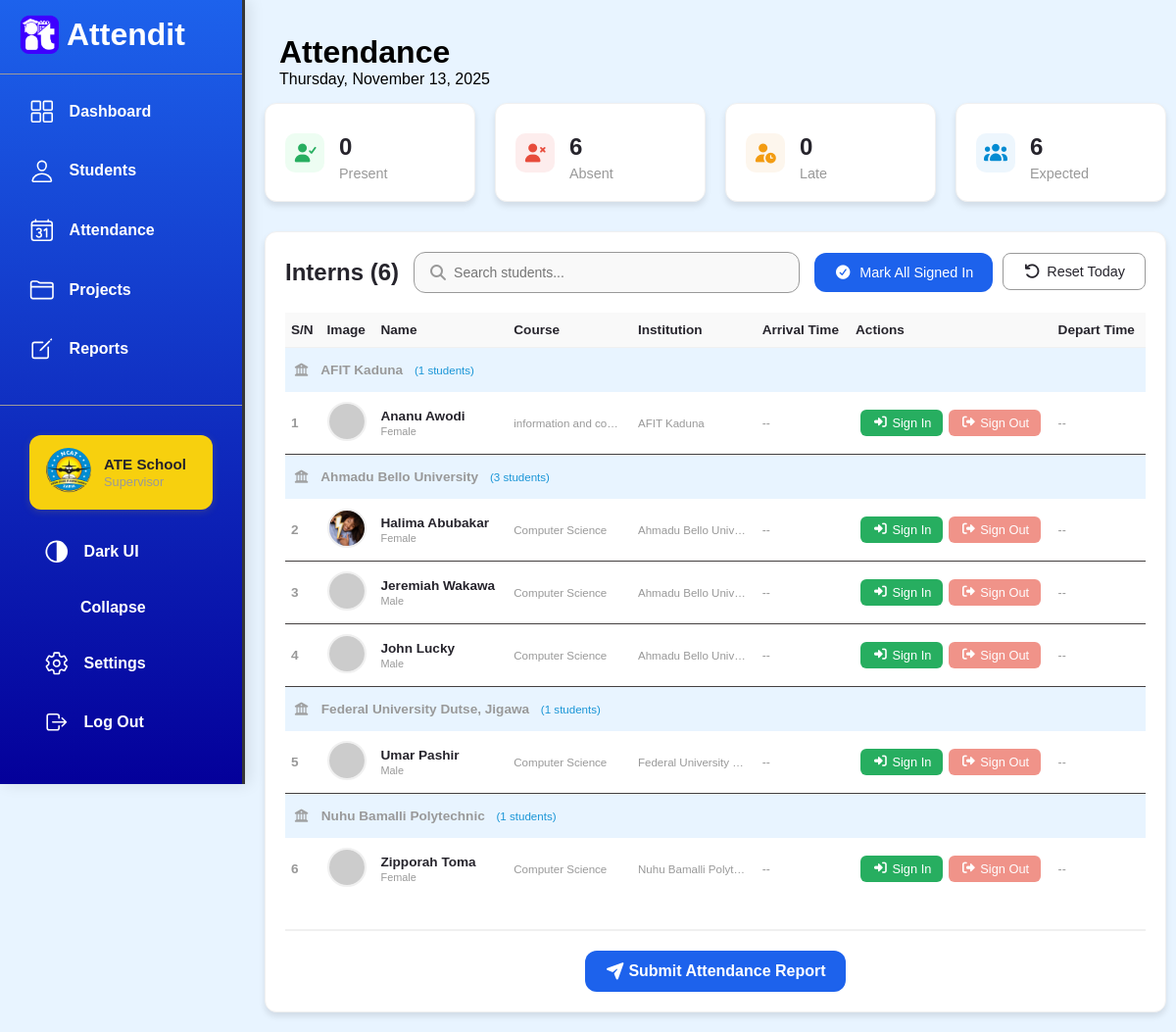
The page /index.php?page=attendance (signed in) on the database its author committed.
### tables this page shows
CREATE TABLE `students` (
  `student_id` int(11) NOT NULL,
  `email` varchar(255) NOT NULL,
  `student_name` varchar(255) NOT NULL,
  `period_of_attachment` varchar(100) DEFAULT NULL,
  `institution_id` int(11) DEFAULT NULL,
  `birthday` date DEFAULT NULL,
  `course_of_study` varchar(255) DEFAULT NULL,
  `skill_of_interest` text DEFAULT NULL,
  `gender` enum('Male','Female','Other') DEFAULT NULL,
  `join_date` date DEFAULT NULL,
  `end_date` date DEFAULT NULL,
  `supervisor` varchar(255) DEFAULT NULL,
  `status` enum('Active','Inactive') DEFAULT 'Active',
  `phone` varchar(20) DEFAULT NULL,
  `photo_url` varchar(500) DEFAULT NULL,
  `created_at` timestamp NOT NULL DEFAULT current_timestamp()
);

### model/attendance.php (called while the page is built, shortened)
<?php
class Attendance {
    private $conn;
    private $table_name = "attendance";
    public function __construct($db) {
        $this->conn = $db;
    }
    public function getStudentTodayAttendance($student_id) {
        try {
            $current_date = date('Y-m-d');
            $query = "SELECT * FROM " . $this->table_name . "
                     WHERE student_id = :student_id AND attendance_date = :attendance_date";
            $stmt = $this->conn->prepare($query);
            $stmt->bindParam(":student_id", $student_id);
            $stmt->bindParam(":attendance_date", $current_date);
            $stmt->execute();
            return $stmt->fetch(PDO::FETCH_ASSOC);
        } catch (PDOException $e) {
            error_log("Error getting student attendance: " . $e->getMessage());
            return false;
        }
    }
    public function getTodaysSummary() {
        try {
            $current_date = date('Y-m-d');
            $query = "
                SELECT
                    (SELECT COUNT(*) FROM students WHERE status = 'Active') as total_students,
                    COUNT(CASE WHEN a.status = 'Present' THEN 1 END) as present_count,
                    COUNT(CASE WHEN a.status = 'Late' THEN 1 END) as late_count,
                    COUNT(CASE WHEN a.status = 'Absent' OR a.status IS NULL THEN 1 END) as absent_count
                FROM students s
                LEFT JOIN attendance a ON s.student_id = a.student_id AND a.attendance_date = :current_date
                WHERE s.status = 'Active'
            ";
            $stmt = $this->conn->prepare($query);
            $stmt->bindParam(":current_date", $current_date);
            $stmt->execute();
            $result = $stmt->fetch(PDO::FETCH_ASSOC);
            return $result ?: ['total_students' => 0, 'present_count' => 0, 'late_count' => 0, 'absent_count' => 0];
        } catch (PDOException $e) {
            error_log("Error getting today's summary: " . $e->getMessage());
            return ['total_students' => 0, 'present_count' => 0, 'late_count' => 0, 'absent_count' => 0];
        }
    }
    public function getActiveStudentsByInstitution() {
    try {
        $query = "
            SELECT
                i.institution_name,
                s.student_id,
                s.student_name,
                s.course_of_study,
                s.gender,
                s.period_of_attachment,
                s.photo_url,
                s.status
            FROM students s
            LEFT JOIN institutions i ON s.institution_id = i.institution_id
            WHERE s.status = 'Active'
            ORDER BY i.institution_name, s.student_name
        ";
        $stmt = $this->conn->prepare($query);
        $stmt->execute();
        return $stmt;
    } catch (PDOException $e) {
        error_log("Error getting active students by institution: " . $e->getMessage());
        return false;
    }
}
}
?>

### pages/attendance.php (the view, shortened to what this page needs)
<?php
 $database = new Database();
 $db = $database->getConnection();
 $attendance = new Attendance($db);
 $todaySummary = $attendance->getTodaysSummary();
?>
<div id="attendance-page" class="page-content">
    <div class="attendance-summary">
        <div class="summary-card present" >
            <i class="fas fa-user-check"></i>
            <div>
                <h3 id="present-count"><?php echo $todaySummary['present_count'] ?? 0; ?></h3>
                <p>Present</p>
            </div>
        </div>
        <div class="summary-card absent">
            <i class="fas fa-user-times"></i>
            <div>
                <h3 id="absent-count"><?php echo $todaySummary['absent_count'] ?? 0; ?></h3>
                <p>Absent</p>
            </div>
        </div>
        <div class="summary-card late">
            <i class="fas fa-user-clock"></i>
            <div>
                <h3 id="late-count"><?php echo $todaySummary['late_count'] ?? 0; ?></h3>
                <p>Late</p>
            </div>
        </div>
        <div class="summary-card expected">
            <i class="fas fa-users"></i>
            <div>
                <h3 id="expected-count"><?php echo $todaySummary['total_students'] ?? 0; ?></h3>
                <p>Expected</p>
            </div>
        </div>
    </div>
    <div class="students-container">
        <div class="students-header">
            <h2>Interns (<?php echo $todaySummary['total_students'] ?? 0; ?>)</h2>
            <div class="search-box">
                <i class="fas fa-search"></i>
                <input type="text" placeholder="Search students..." id="searchInput">
            </div>
            <div class="attendance-actions">
                <button class="btn btn-primary" onclick="markAllSignedIn()">
                    <i class="fas fa-check-circle"></i> Mark All Signed In
                </button>
                <form method="POST" style="display: inline;">
                    <button type="submit" class="btn btn-secondary" onclick="return confirm('Reset all attendance for today?')">
                        <i class="fas fa-undo"></i> Reset Today
                    </button>
                </form>
            </div>
        </div>
        <table class="students-table">
            <thead>
                <tr>
                    <th>S/N</th>
                    <th>Image</th>
                    <th>Name</th>
                    <th>Course</th>
                    <th>Institution</th>
                    <th>Arrival Time</th>
                    <th>Actions</th>
                    <th>Depart Time</th>
                </tr>
            </thead>
            <tbody>
                <?php
                $serial = 1;
                $studentsByInstitution = $attendance->getActiveStudentsByInstitution();
                if ($studentsByInstitution) {
                    $studentsByInstitution->execute();
                    $students = $studentsByInstitution->fetchAll(PDO::FETCH_ASSOC);
                    $groupedStudents = [];
                    foreach ($students as $student) {
                        $institution = $student['institution_name'] ?? 'Unknown Institution';
                        $groupedStudents[$institution][] = $student;
                    }
                    foreach ($groupedStudents as $institutionName => $institutionStudents) {
                        echo '
                        <tr class="institution-header">
                            <td colspan="8" class="institution-name">
                                <i class="fas fa-university"></i> ' . htmlspecialchars($institutionName) .
                                ' <span class="student-count">(' . count($institutionStudents) . ' students)</span>
                            </td>
                        </tr>';
                        foreach ($institutionStudents as $studentRow) {
                            $todayAttendance = false;
                            try {
                                $todayAttendance = $attendance->getStudentTodayAttendance($studentRow['student_id']);
                            } catch (Exception $e) {
                                error_log("Error getting today's attendance for student {$studentRow['student_id']}: " . $e->getMessage());
                                $todayAttendance = false;
                            }
                            $isSignedIn = $todayAttendance && $todayAttendance['arrival_time'];
                            $isSignedOut = $todayAttendance && $todayAttendance['departure_time'];
                            $arrivalTime = $isSignedIn ? date('g:i A', strtotime($todayAttendance['arrival_time'])) : '--';
                            $departTime = $isSignedOut ? date('g:i A', strtotime($todayAttendance['departure_time'])) : '--';
                            $status = $todayAttendance ? $todayAttendance['status'] : 'Absent';
                            echo '
                            <tr data-student-id="'.$studentRow['student_id'].'" data-institution="'.htmlspecialchars($institutionName).'">
                                <td class="serial-number">'.$serial.'</td>
                                <td>
                                    <img src="'.(!empty($studentRow['photo_url']) ? htmlspecialchars($studentRow['photo_url']) : 'https://picsum.photos/seed/'.urlencode($studentRow['student_name']).'/50/50.jpg').'"
                                        alt="'.$studentRow['student_name'].'" class="student-img">
                                </td>
                                <td>
                                    <div class="student-name">'.$studentRow['student_name'].'</div>
                                    <div class="student-gender">'.$studentRow['gender'].'</div>
                                </td>
                                <td class="student-course">'.$studentRow['course_of_study'].'</td>
                                <td class="student-institution">'.htmlspecialchars($institutionName).'</td>
                                <td class="time-display">'.$arrivalTime.'</td>
                                <td>
                                    <div class="action-buttons">';
                                    if (!$isSignedIn) {
                                        echo '<form method="POST" class="inline-form">
                                                <input type="hidden" name="action" value="sign_in">
                                                <input type="hidden" name="student_id" value="'.$studentRow['student_id'].'">
                                                <button type="submit" class="btn btn-signin">
                                                    <i class="fas fa-sign-in-alt"></i> Sign In
                                                </button>
                                            </form>';
                                    } else {
                                        echo '<button class="btn '.($status === 'Late' ? 'btn-late' : 'btn-signed').'" disabled>
                                                <i class="fas '.($status === 'Late' ? 'fa-clock' : 'fa-check').'"></i>
                                                '.$status.'
                                            </button>';
                                    }
                                    if ($isSignedIn && !$isSignedOut) {
                                        echo '<form method="POST" class="inline-form">
                                                <input type="hidden" name="action" value="sign_out">
                                                <input type="hidden" name="student_id" value="'.$studentRow['student_id'].'">
                                                <button type="submit" class="btn btn-signout">
                                                    <i class="fas fa-sign-out-alt"></i> Sign Out
                                                </button>
                                            </form>';
                                    } else if ($isSignedOut) {
                                        echo '<button class="btn btn-signed-out" disabled>
                                                <i class="fas fa-check"></i> Signed Out
                                            </button>';
                                    } else {
                                        echo '<button class="btn btn-signout" disabled>
                                                <i class="fas fa-sign-out-alt"></i> Sign Out
                                            </button>';
                                    }
                            echo '</div>
                                </td>
                                <td class="time-display">'.$departTime.'</td>
                            </tr>';
                            $serial++;
                        }
                    }
                } else {
                    echo '<tr><td colspan="8" style="text-align: center; padding: 2rem;">No active students found.</td></tr>';
                }
                ?>
            </tbody>
        </table>
        <div class="submit-attendance-container">
            <form method="POST">
                <button type="submit" class="btn btn-submit" onclick="return confirm('Submit today\'s attendance report? This will finalize all records for today.')">
                    <i class="fas fa-paper-plane"></i> Submit Attendance Report
                </button>
            </form>
        </div>
    </div>
</div>

### rows shown on the page
students: student_name "Ananu Awodi", gender "Female", course_of_study "information and co…", institutionName "AFIT Kaduna"
students: photo_url (picture), student_name "Halima Abubakar", gender "Female", course_of_study "Computer Science", institutionName "Ahmadu Bello Univ…"
students: student_name "Jeremiah Wakawa", gender "Male", course_of_study "Computer Science", institutionName "Ahmadu Bello Univ…"
students: student_name "John Lucky", gender "Male", course_of_study "Computer Science", institutionName "Ahmadu Bello Univ…"
students: student_name "Umar Pashir", gender "Male", course_of_study "Computer Science", institutionName "Federal University…"
students: student_name "Zipporah Toma", gender "Female", course_of_study "Computer Science", institutionName "Nuhu Bamalli Polyt…"

### other values the page prints
$currentUser['username'] "ATE School"
$currentUser['role'] "Supervisor"
$page "Attendance"
$todaySummary['present_count'] "0"
$todaySummary['absent_count'] "6"
$todaySummary['late_count'] "0"
$todaySummary['total_students'] "6"
$institutionName "AFIT Kaduna"
count($institutionStudents) "1"
$institutionName "Ahmadu Bello University"
count($institutionStudents) "3"
$institutionName "Federal University Dutse, Jigawa"
$institutionName "Nuhu Bamalli Polytechnic"
